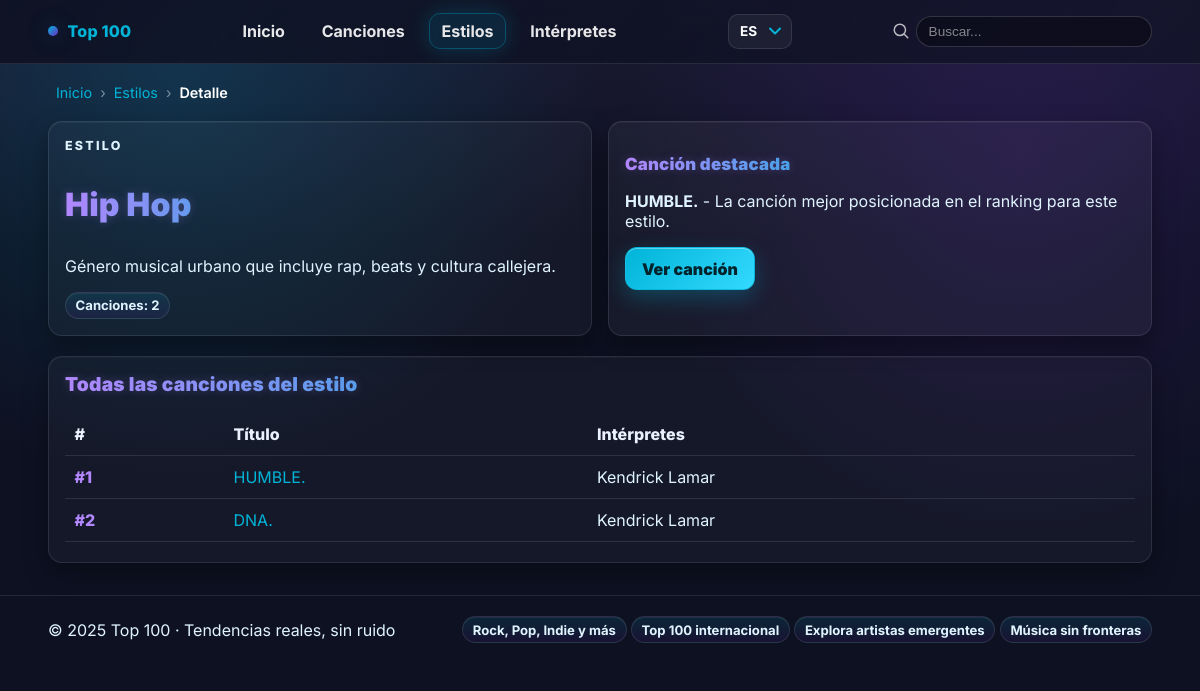
/es/genres/3/, run on the app's committed database.
### apptop100/models.py (models this page shows, shortened)
class Estilo(models.Model):
    nombre = models.CharField(max_length=100, unique=True)
    descripcion = models.TextField(blank=True)

class Cancion(models.Model):
    nombre = models.CharField(max_length=200)
    artistas = models.ManyToManyField(Artista, related_name='canciones')
    estilo = models.ForeignKey(Estilo, on_delete=models.CASCADE, related_name='canciones')
    reproducciones = models.IntegerField()
    duracion = models.IntegerField(help_text="Duración en segundos")
    fecha_lanzamiento = models.DateField(blank=True, null=True)
    album = models.ForeignKey(Album, on_delete=models.SET_NULL, blank=True, null=True, related_name='canciones')

class Artista(models.Model):
    nombre = models.CharField(max_length=200)
    fecha_nacimiento = models.DateField(blank=True, null=True)
    followers = models.IntegerField()
    imagen = models.URLField(blank=True)
    popularidad = models.IntegerField()
    nacionalidad = models.CharField(max_length=100, blank=True)

### apptop100/views.py (the view)
# urls.py: path('<int:pk>/', views.show_estilo, name='detail'),
def show_estilo(request, pk):
    estilo = get_object_or_404(Estilo, pk=pk)
    canciones = estilo.canciones.order_by('-reproducciones')
    context = {"genre": estilo, "songs": canciones}
    return render(request, "genres/detail.html", context)

### apptop100/templates/genres/detail.html (shortened to what this page needs)
{% extends "base.html" %}
{% load i18n %}
{% block nav_genres %}active{% endblock %}
{% block content %}
<nav class="breadcrumbs section">
  <a href="{% url 'home' %}">{% trans "Inicio" %}</a>
  <a href="{% url 'genres:list' %}">{% trans "Estilos" %}</a>
  <span>{% trans "Detalle" %}</span>
</nav>
<section class="grid cols-2 section">
  <article class="card">
    <div class="kicker">{% trans "Estilo" %}</div>
    <h1 class="title">{{ genre.nombre }}</h1>
    <p class="muted">
      {% if genre.descripcion %}
        {{ genre.descripcion }}
      {% else %}
        {% trans "Sin descripción disponible." %}
      {% endif %}
    </p>
    <div class="chips mt-md">
      <span class="chip">
      </span>
    </div>
  </article>
  <article class="card soft">
    <h3 class="title card-title-featured">{% trans "Canción destacada" %}</h3>
    {% if songs.first %}
    <p class="muted">
      <strong>{{ songs.first.nombre }}</strong>
      {% trans " - La canción mejor posicionada en el ranking para este estilo." %}
    </p>
    <div class="row">
      <a class="btn" href="{% url 'songs:detail' pk=songs.first.pk %}">{% trans "Ver canción" %}</a>
    </div>
    {% else %}
    <p class="muted">
      {% trans "No hay canciones disponibles para este estilo." %}
    </p>
    {% endif %}
  </article>
</section>
<section class="section card">
  <h2 class="title section-title">{% trans "Todas las canciones del estilo" %}</h2>
  <table class="table">
    <thead>
      <tr>
        <th>#</th>
        <th>{% trans "Título" %}</th>
        <th>{% trans "Intérpretes" %}</th>
      </tr>
    </thead>
    <tbody>
      {% for cancion in songs %}
      <tr>
        <td class="rank">#{{ forloop.counter }}</td>
        <td>
          <a href="{% url 'songs:detail' pk=cancion.pk %}">{{ cancion.nombre }}</a>
        </td>
        <td class="muted">
          {% for artista in cancion.artistas.all %}
            {{ artista.nombre }}{% if not forloop.last %}, {% endif %}
          {% endfor %}
        </td>
      </tr>
      {% empty %}
      <tr>
        <td colspan="3" class="table-empty">
          {% trans "No hay canciones para este estilo." %}
        </td>
      </tr>
      {% endfor %}
    </tbody>
  </table>
</section>
{% endblock %}

### apptop100/static/css/main.css (style rules this page uses)
:root { --grad-azul-violeta: linear-gradient(135deg, #00b4d8 0%, #6c2dc7 100%); --c-teal: #00b4d8; --c-blue: #0077b6; --c-violet: #6c2dc7; --c-violet-light: #b388ff; --c-white: #ffffff; --c-ice: #e0f4ff; --bg: #0e1122; --text: var(--c-white); --muted: var(--c-ice); --accent: var(--c-teal); --border: rgba(255, 255, 255, 0.1); --glow-teal: 0 0 22px rgba(0, 180, 216, 0.28); --glow-violet: 0 0 26px rgba(108, 45, 199, 0.25); }
* { box-sizing: border-box; }
html, body { height: 100%; }
body { margin: 0; font-family: Inter, system-ui, -apple-system, Segoe UI, Roboto, Arial, "Apple Color Emoji", "Segoe UI Emoji"; color: var(--text); background: radial-gradient(70% 100% at 15% 10%, rgba(0, 180, 216, 0.18), transparent 50%), radial-gradient(60% 90% at 85% 20%, rgba(108, 45, 199, 0.18), transparent 55%), linear-gradient(180deg, rgba(179, 136, 255, 0.08), transparent 30%), var(--bg); background-repeat: no-repeat; }
a { color: var(--accent); text-decoration: none; }
.row { display: flex; gap: 1rem; flex-wrap: wrap; align-items: center; }
.section { padding: 1.25rem 0; }
.section + .section { padding-top: 0; padding-bottom: 1.25rem; }
.grid { display: grid; gap: 1rem; }
.grid.cols-2 { grid-template-columns: repeat(2, minmax(0, 1fr)); }
.card { background: rgba(255, 255, 255, 0.03); border: 1px solid var(--border); border-radius: 14px; padding: 1rem; box-shadow: inset 0 1px 0 rgba(255, 255, 255, 0.04), 0 10px 24px rgba(0, 0, 0, 0.35); }
.card.soft { background: rgba(255, 255, 255, 0.045); }
.kicker { font-size: 0.78rem; letter-spacing: 0.18em; text-transform: uppercase; color: var(--muted); font-weight: 800; }
.title { font-size: clamp(1.2rem, 0.7rem + 1.8vw, 2rem); font-weight: 900; letter-spacing: 0.2px; background: linear-gradient(90deg, #b388ff, #00b4d8, #6c2dc7); -webkit-background-clip: text; background-clip: text; color: transparent; text-shadow: 0 0 10px rgba(179, 136, 255, 0.25); }
.muted { color: var(--muted); }
.rank { color: #b388ff; font-weight: 800; }
.badge, .chip { display: inline-flex; align-items: center; gap: 0.4rem; padding: 0.28rem 0.6rem; border-radius: 999px; font-size: 0.82rem; font-weight: 700; color: var(--muted); border: 1px solid var(--border); background: linear-gradient(180deg, rgba(0, 180, 216, 0.12), rgba(108, 45, 199, 0.1)); box-shadow: inset 0 1px 0 rgba(255, 255, 255, 0.06); }
.btn { display: inline-flex; align-items: center; gap: 0.5rem; padding: 0.65rem 1rem; border-radius: 12px; font-weight: 900; border: 1px solid rgba(0, 180, 216, 0.6); background: linear-gradient(135deg, var(--c-teal), #34d9ff); color: #01232b; box-shadow: 0 8px 22px rgba(0, 180, 216, 0.28), inset 0 1px 0 rgba(255, 255, 255, 0.35); }
.table { width: 100%; border-collapse: collapse; }
.table th, .table td { padding: 0.7rem 0.6rem; border-bottom: 1px solid var(--border); text-align: left; }
.table thead th { color: #eaf2ff; font-weight: 800; }

### apptop100/static/css/pages.css (style rules this page uses)
.section-title { font-size: 1.2rem; }
.card-title-featured { font-size: 1.05rem; }
.mt-md { margin-top: .75rem; }
.breadcrumbs { display: flex; gap: .5rem; align-items: center; flex-wrap: wrap; font-size: .9rem; color: var(--muted); }
.breadcrumbs a { color: var(--accent); }
.breadcrumbs span { color: var(--text); font-weight: 600; }
.breadcrumbs::before { content: ''; }
.breadcrumbs a::after { content: '›'; margin-left: .5rem; color: var(--muted); opacity: .5; }

### data on the page
Estilo: descripcion "Género musical urbano que incluye rap, beats y cultura callejera."
Cancion: first.nombre "HUMBLE.", nombre "HUMBLE."
Artista: nombre "Kendrick Lamar"
Cancion: nombre "DNA."
